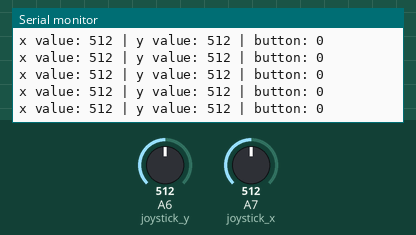
This sketch was run on a simulated Arduino Nano, built with avr-gcc and run on an emulated ATmega328P. Parts: the last lines printed to the serial monitor. The inputs (shaded band) are chosen by the test bench; at power-on: A6 (joystick_y) = 512, A7 (joystick_x) = 512. No radio packets arrive unless stated.

Above: at 4.2 s.
4.3 s: A6 (joystick_y) set to 105
At 4.31 s:
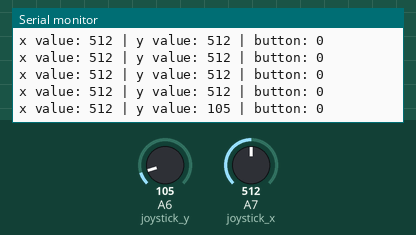
7.3 s: A6 (joystick_y) set to 94
At 7.38 s:
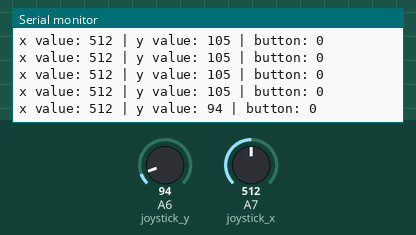
8.8 s: A7 (joystick_x) set to 988
At 8.81 s:
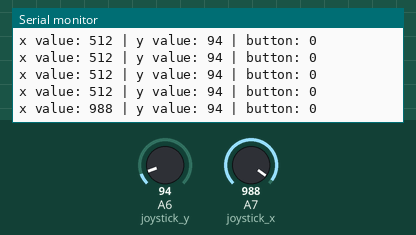
10.3 s: A7 (joystick_x) set to 1011
At 10.35 s:
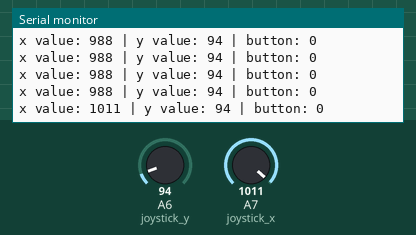
Timing chart, 0 to 12.8 s (numbered marks = the images above; inputs shaded):
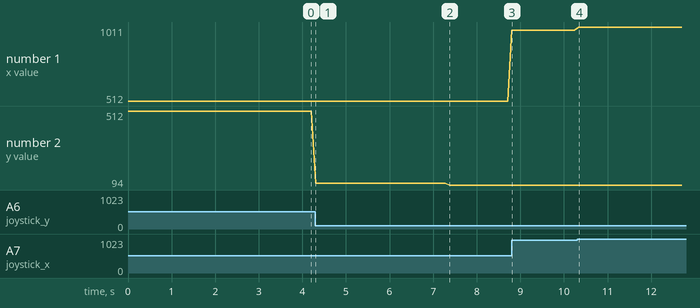

Measured:
- after the input at 4.3 s, the serial monitor: prints a new line at once (image 1)
- after the input at 7.3 s, the serial monitor: prints a new line after 0.08 s (image 2)
- after the input at 8.8 s, the serial monitor: prints a new line at once (image 3)
- after the input at 10.3 s, the serial monitor: prints a new line at once (image 4)
- plotted number 1: 512 → 988 after the input at 8.8 s, 988 → 1011 after the input at 10.3 s
- plotted number 2: 512 → 105 after the input at 4.3 s, 105 → 94 after the input at 7.3 s

The sketch:

transmitter_code_jsm.ino.ino
```cpp
//Transmitter Code
//Nick

#include <SPI.h>
#include <nRF24L01.h>
#include <RF24.h>

//////////////////////////////////////////////
// Defines and Constants
//////////////////////////////////////////////

//RADIO
const int CE_Pin = 8;
const int CSN_Pin = 7;

#define address_byte_1 "00001"
#define address_byte_2 "00002"

const byte address_1[6] = address_byte_1;
const byte address_2[6] = address_byte_2;

//uint8_t data[3];
int data[3];

RF24 radio(CE_Pin, CSN_Pin); // CE, CSN

//JOYSTICK
const int joystick_x = A7; // x-axis
const int joystick_y = A6; // y-axis
const int joystick_btn = A5; // button

int xvalue;
int yvalue;

//////////////////////////////////////////////
// MAIN SETUP
//////////////////////////////////////////////

void setup() {
  pinMode(joystick_x, INPUT);
  pinMode(joystick_y, INPUT);
  pinMode(joystick_btn, INPUT_PULLUP);
  Serial.begin(9600);
  radio.begin();
  radio.openWritingPipe(address_1);
  radio.openReadingPipe(1, address_2);
  radio.setPALevel(RF24_PA_MIN);
  radio.stopListening();
}

//////////////////////////////////////////////
// MAIN LOOP
//////////////////////////////////////////////

void loop() {
  int xvalue = analogRead(joystick_x);
  int yvalue = analogRead(joystick_y);
  int button = digitalRead(button);

/*
  // Map Values
  int r_xvalue = map(xvalue, 0, 1023, 0, 255);
  int r_yvalue = map(yvalue, 0, 1023, 0, 255);
*/

  // Payload
  //data[0] = r_xvalue;
  //data[1] = r_yvalue;
  data[0] = xvalue;
  data[1] = yvalue;
  data[2] = button;


  Serial.print ("x value: ");
  Serial.print (xvalue);
  Serial.print (" | y value: ");
  Serial.print (yvalue);
  Serial.print (" | button: ");
  Serial.println (button);

  radio.write(&data, sizeof(data));
  delay(100);

}
```
